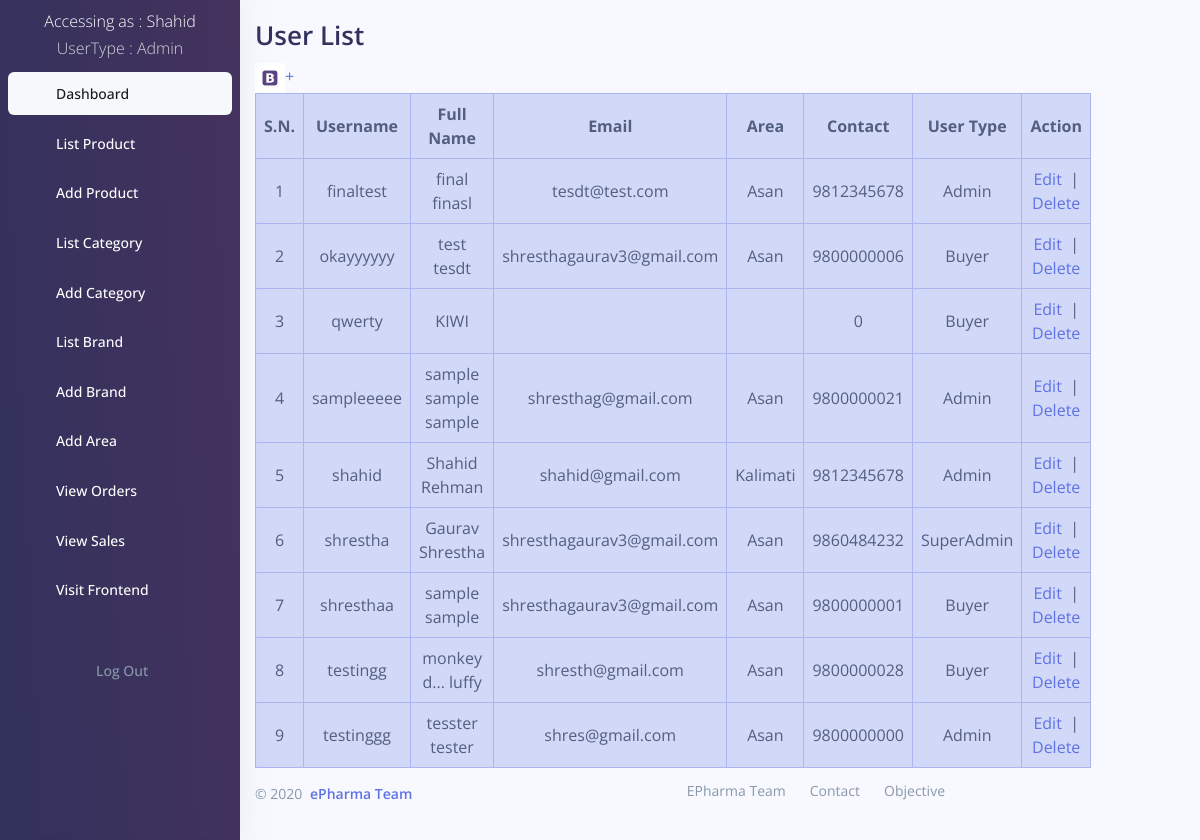
The page /backend/user_list.php (signed in) on the database its author committed.
### tables this page shows
CREATE TABLE `user` (
  `id` int(11) NOT NULL,
  `username` varchar(20) NOT NULL,
  `firstname` text NOT NULL,
  `middlename` text NOT NULL,
  `lastname` text NOT NULL,
  `dob` date NOT NULL,
  `gender` text NOT NULL,
  `password` text NOT NULL,
  `area` text NOT NULL,
  `district` text NOT NULL,
  `contact` bigint(11) NOT NULL,
  `email` text NOT NULL,
  `transaction_code` int(11) NOT NULL,
  `status` int(11) DEFAULT 1,
  `verification` int(11) DEFAULT 0,
  `usertype` text NOT NULL,
  `admin_id` int(11) NOT NULL,
  `created_at` timestamp NOT NULL DEFAULT current_timestamp() ON UPDATE current_timestamp()
);

### backend/user_list.php (the view, shortened to what this page needs)
<?php
require_once("DBConnect.php");
$sql = "SELECT * FROM `user` ORDER BY `username` ASC";
$result = mysqli_query($conn, $sql);
?>
<!DOCTYPE html>
<html>
<head>
</head>
<body>
<?php include 'include/navigation.php';?>
<div class="container" style="width: 60%;margin-left:20%;margin-right: 20%;">
    <h1 class="mt-3">User List</h1>
    <a href="user_add.php"><img src="images/bootstrap.jpg" height="30px">+</a>
    <table class="text-center table-bordered table-primary table-hover table-sm mb-2">
        <tr>
            <th>S.N.</th>
            <th>Username</th>
            <th>Full Name</th>
            <th>Email</th>
            <th>Area</th>
            <th>Contact</th>
            <th>User Type</th>
            <th>Action</th>
        </tr>
        <?php
        if ($result) {
            $i=0;
            while($row = mysqli_fetch_assoc($result)) {
        ?>
                <tr>
                    <td><?= ++$i;?></td>
                    <td><?= $row["username"];?></td>
                    <td><?= $row["firstname"]." ".$row["middlename"]." ".$row["lastname"];?></td>
                    <td><?= $row["email"];?></td>
                    <td><?= $row["area"]; ?></td>
                    <td><?= $row["contact"]; ?></td>
                    <td><?= $row["usertype"]; ?></td>
                    <td><a href="user_update.php?id=<?= $row['id'];?>">Edit</a>&nbsp; | <a onclick="return confirm('Are you sure you want to delete this entry?')" href="user_delete.php?id=<?= $row['id'];?>">Delete</a></td>
                </tr>
                <?php
            }
        } else {
            ?>
            <tr>
                <td colspan="6">No Record(s) found.</td>
            </tr>
            <?php
        }
        ?>
    </table>
    <?php include 'include/footer.php';?>
</div>
</body>
</html>

### backend/include/navigation.php (shortened to what this page needs)
<link rel="stylesheet" type="text/css" href="../css/bootstrap.css">
<link rel="stylesheet" type="text/css" href="../css/argon.css?v=1.2.0">
<nav class="navbar navbar-vertical bg-gradient-gray-dark navbar-expand-sm navbar-light bg-white" style="width:20%;color: white;">
        <p class="text-center mt-2">Accessing as : <?php echo ucwords($_SESSION['username']."<br>");
          require_once("DBConnect.php");
          $a = $_SESSION['username'];
          $b = "SELECT * FROM `user` WHERE `username`='$a'";
          $c = mysqli_query($conn,$b);
          $d = mysqli_fetch_assoc($c);
          echo "<font class='text-light'>UserType : ".$d['usertype']."</font>";
          ?>
        </p>
    <div class="navbar-inner mt--4">
            <div class="collapse navbar-collapse" id="sidenav-collapse-main">
        <ul class="navbar-nav">
          <li class="nav-item">
            <a class="nav-link active" href="dashboard.php">
              <span class="nav-link-text">Dashboard</span>
            </a>
          </li>
        <?php if($d['usertype']=="SuperAdmin"){ ?>
          <li class="nav-item">
            <a class="nav-link " href="user_list.php">
              <i class="ni ni-bullet-list-67"></i>
              <span class="nav-link-text text-white">List User</span>
            </a>
          </li>
          <li class="nav-item">
            <a class="nav-link " href="user_add.php">
              <i class="ni ni-bullet-list-67"></i>
              <span class="nav-link-text text-white">Add User</span>
            </a>
          </li>
          <li class="nav-item">
            <a class="nav-link " href="pharmacy_list.php">
              <i class="ni ni-bullet-list-67"></i>
              <span class="nav-link-text text-white">List Pharmacy</span>
            </a>
          </li>
        <?php } if (($d['usertype']=="SuperAdmin") || $d['usertype']=="Admin" )
        {?>
          <li class="nav-item">
            <a class="nav-link " href="product_list.php">
              <span class="nav-link-text text-white">List Product</span>
            </a>
          </li>
          <li class="nav-item">
            <a class="nav-link " href="product_add.php">
              <span class="nav-link-text text-white">Add Product</span>
            </a>
          </li>
          <li class="nav-item">
            <a class="nav-link " href="category_list.php">
              <span class="nav-link-text text-white">List Category</span>
            </a>
          </li>
          <li class="nav-item">
            <a class="nav-link " href="category_add.php">
              <span class="nav-link-text text-white">Add Category</span>
            </a>
          </li>
          <li class="nav-item">
            <a class="nav-link " href="brand_list.php">
              <span class="nav-link-text text-white">List Brand</span>
            </a>
          </li>
          <li class="nav-item">
            <a class="nav-link " href="brand_add.php">
              <span class="nav-link-text text-white">Add Brand</span>
            </a>
          </li>
          <?php } ?>
          <li class="nav-item">
            <a class="nav-link " href="area_add.php">
              <span class="nav-link-text text-white">Add Area</span>
            </a>
          </li>
          <li class="nav-item">
            <a class="nav-link " href="order_list.php">
              <span class="nav-link-text text-white">View Orders</span>
            </a>
          </li>
          <li class="nav-item">
            <a class="nav-link " href="sales_list.php">
              <span class="nav-link-text text-white">View Sales</span>
            </a>
          </li>
          <li class="nav-item">
            <a class="nav-link " href="../index.php">
              <span class="nav-link-text text-white">Visit Frontend</span>
            </a>
          </li>
            <a class="nav-link" href="logout.php">
              <span class="nav-link-text text-muted ml-5">Log Out</span>
            </a>
      </div>
    </div>
</nav>

### backend/include/navigation.php (style rules this page uses)
.nav-item { margin-bottom: 5px; }
.container { margin-left: 15%; }
th,td { padding-top: 2px; padding-bottom: 2px; }
li a { display: block; color: #000; padding: 8px 16px; text-decoration: none; }
li a.active { background-color: #4CAF50; color: white; }

### rows shown on the page
user: usertype "Admin", username "shahid", firstname "Shahid", lastname "Rehman", email "shahid@gmail.com", area "Kalimati", contact "9812345678"
user: username "finaltest", firstname "final", lastname "finasl", email "tesdt@test.com", area "Asan", contact "9812345678", usertype "Admin"
user: username "okayyyyyy", firstname "test", lastname "tesdt", email "shresthagaurav3@gmail.com", area "Asan", contact "9800000006", usertype "Buyer"
user: username "qwerty", firstname "KIWI", contact "0", usertype "Buyer"
user: username "sampleeeee", firstname "sample", middlename "sample", lastname "sample", email "shresthag@gmail.com", area "Asan", contact "9800000021", usertype "Admin"
user: username "shrestha", firstname "Gaurav", lastname "Shrestha", email "shresthagaurav3@gmail.com", area "Asan", contact "9860484232", usertype "SuperAdmin"
user: username "shresthaa", firstname "sample", lastname "sample", email "shresthagaurav3@gmail.com", area "Asan", contact "9800000001", usertype "Buyer"
user: username "testingg", firstname "monkey", middlename "d...", lastname "luffy", email "shresth@gmail.com", area "Asan", contact "9800000028", usertype "Buyer"
user: username "testinggg", firstname "tesster", lastname "tester", email "shres@gmail.com", area "Asan", contact "9800000000", usertype "Admin"

### other values the page prints
$_SESSION['username']."<br>" "Shahid"
